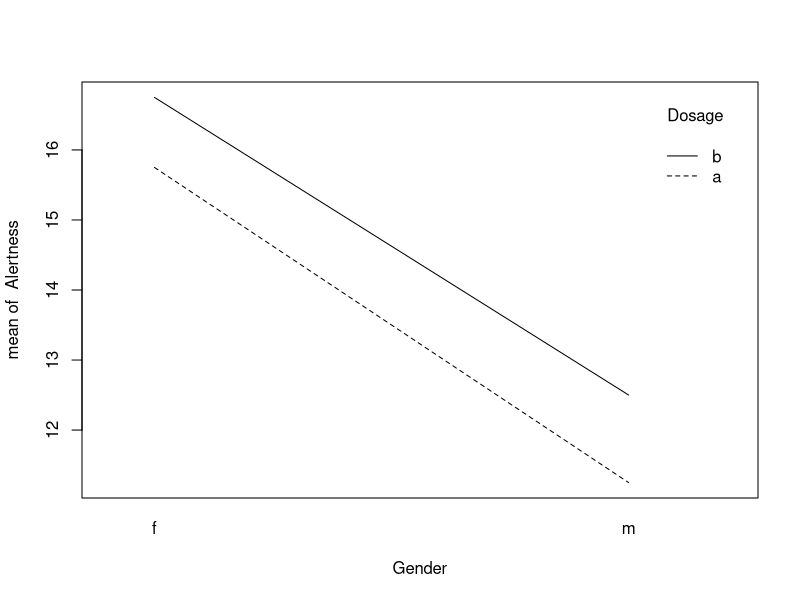
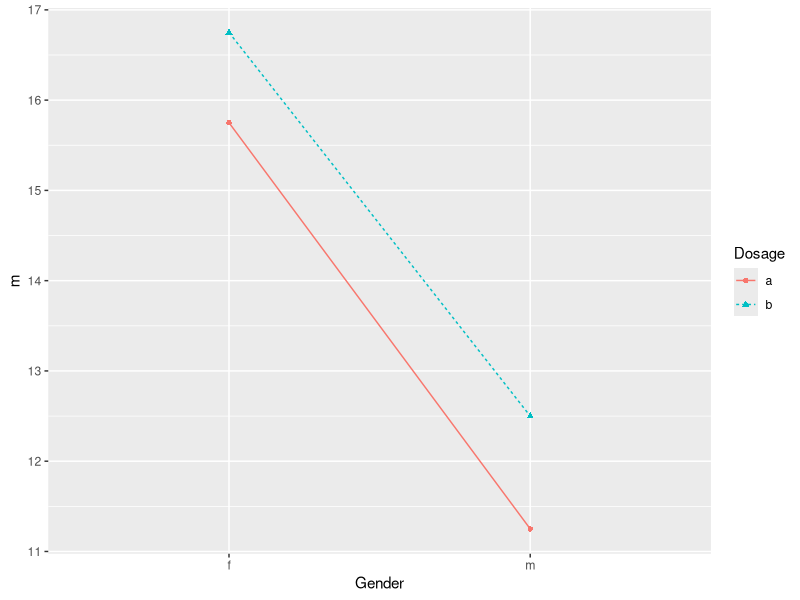

Source code (R) for these figures, in order:
## ---- chunk 1
data <- read.table("data/gender_dose.tsv", header=TRUE)
data
## ---- chunk 2
grand.mean <- with(data, mean(Alertness))
N <- with(data, length(Alertness))
N
SS.tot <- with(data, sum((Alertness-grand.mean)^2))
SS.tot
## ---- chunk 3
require(plyr)
grp <- ddply(data, .(Gender, Dosage), function(x) data.frame(n=length(x$Alertness), m=mean(x$Alertness)))
grp
SS.cells <- with(grp, sum(n*(m-grand.mean)^2))
SS.cells
## ---- chunk 4
Am <- with(data, tapply(Alertness, Gender, mean))
An <- with(data, tapply(Alertness, Gender, length))
SS.gender <- sum(An * (Am - grand.mean)^2)
SS.gender
## ---- chunk 5
Bm <- with(data, tapply(Alertness, Dosage, mean))
Bn <- with(data, tapply(Alertness, Dosage, length))
SS.dosage <- sum(Bn * (Bm - grand.mean)^2)
SS.dosage
## ---- chunk 6
SS.gender.dosage <- SS.cells - SS.gender - SS.dosage
SS.gender.dosage
## ---- chunk 7
dw <- ddply(data, .(Gender, Dosage), function(x) x$Alertness - mean(x$Alertness))
dw
sum(dw[,-c(1,2)]^2)
## ---- chunk 8
SS.err = SS.tot - SS.cells
SS.err
## ---- chunk 9
pf(SS.gender/1 / (SS.err/12), df1=1, df2=12, lower.tail=F)
pf(SS.dosage/1 / (SS.err/12), df1=1, df2=12, lower.tail=F)
pf(SS.gender.dosage/1 / (SS.err/12), df1=1, df2=12, lower.tail=F)
## ---- chunk 10
summary(with(data, aov(Alertness~Gender*Dosage)))
## ---- chunk 11
with(data, interaction.plot(Gender, Dosage, Alertness))
## ---- chunk 12
require(ggplot2)
grp <- ddply(data, .(Gender, Dosage), function(x) data.frame(m=mean(x$Alertness)))
ggplot(grp, aes(Gender, m, group=Dosage, shape=Dosage, color=Dosage, linetype=Dosage))+geom_point()+geom_line()
